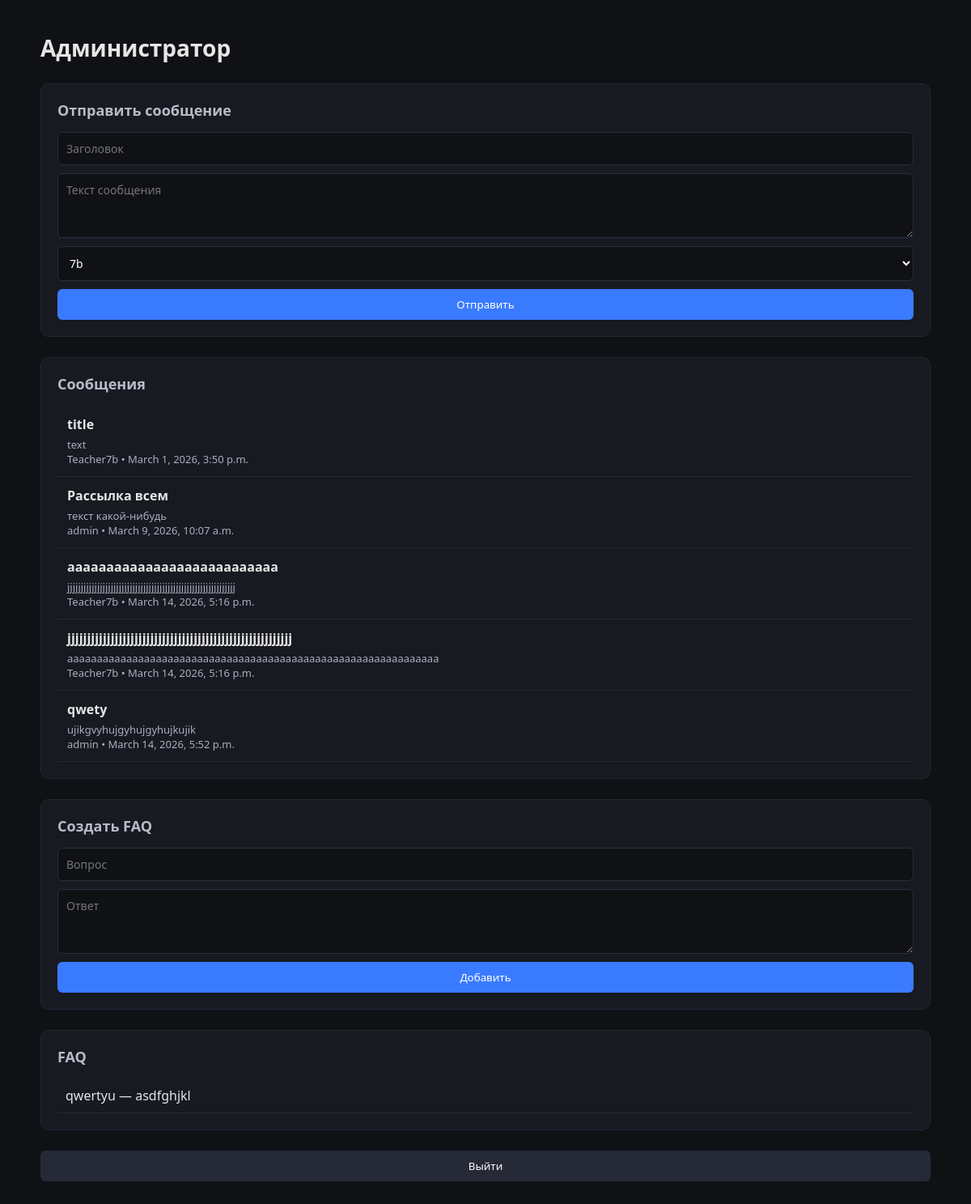
Page / (signed in) on the earlier database version.
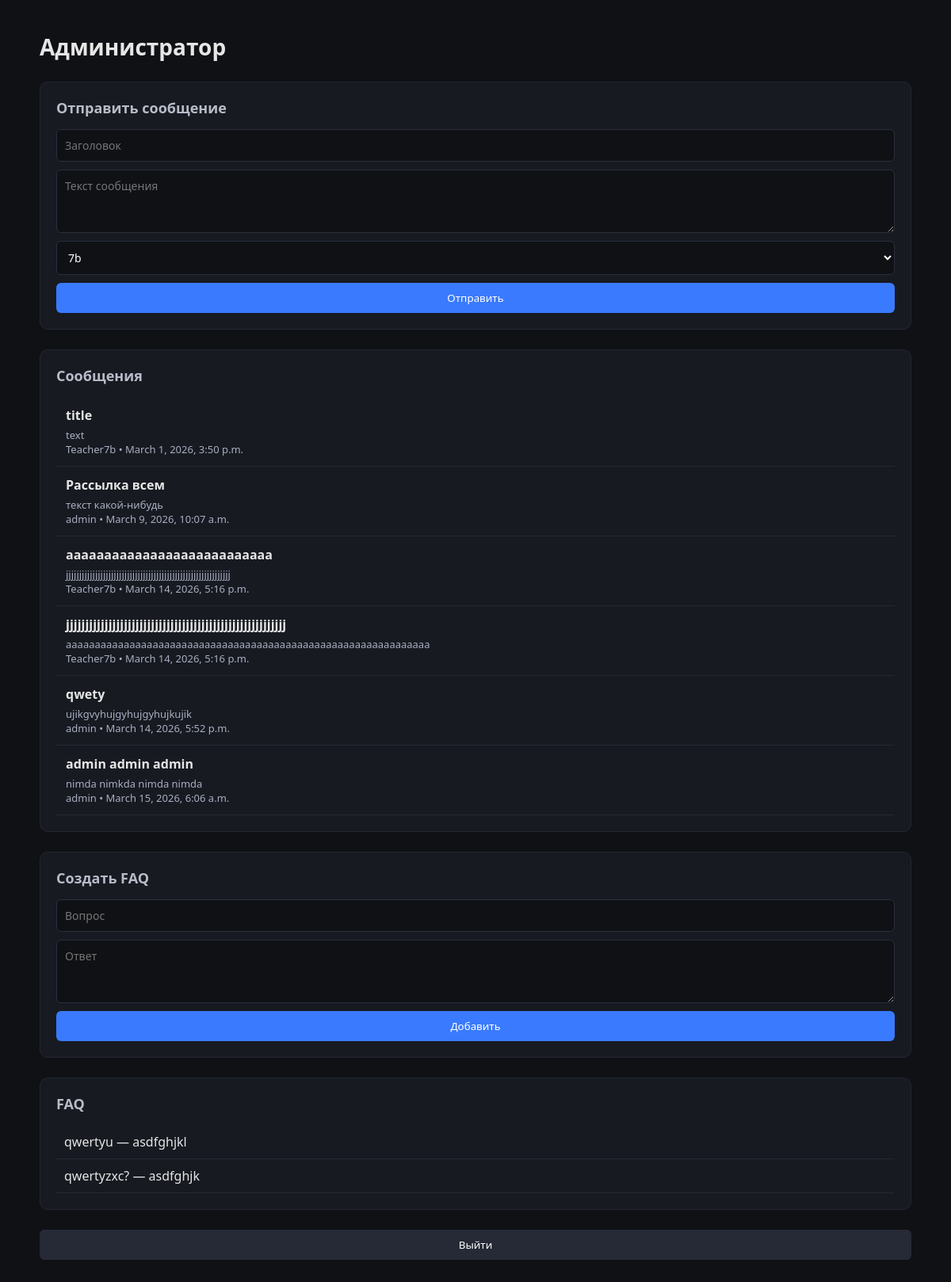
Same page on the later database version.
### core/models.py (models this page shows, shortened)
class Message(models.Model):
    author = models.ForeignKey("User", on_delete=models.CASCADE)
    title = models.CharField()
    text = models.TextField()
    time = models.DateTimeField(auto_now_add=True)
    SchoolClass = models.ForeignKey("SchoolClass", on_delete=models.CASCADE, blank=True, null=True, verbose_name="Выберите класс. Если оставить пустым - отправится всем")

class User(AbstractUser):
    ROLE_CHOICES = (
        ("admin", "админ"),
        ("teacher", "учитель"),
        ("parent", "родитель"),
        ("student", "ученик")
    )
    roles = models.CharField(max_length=50, choices=ROLE_CHOICES)
    def __str__(self):
        return self.username

class FAQ(models.Model):
    question = models.CharField()
    answer = models.TextField()

### core/views.py (the view, shortened to what this page needs)
# urls.py: path("", views.my_view, name = "my_view"),
@login_required
def my_view(request) -> HttpResponse | HttpResponseRedirect:
    if request.user.roles == "admin":
        messages = Message.objects.all()
        faq = FAQ.objects.all()
        classes = SchoolClass.objects.all()
        return render(
            request,
            "core/admin-template.html",
            {
                "messages": messages,
                "faqs": faq,
                "classes": classes
            }
        )
    return redirect("login")

### core/templates/core/admin-template.html (shortened to what this page needs)
<!DOCTYPE html>
<html>
<head>
{%load static%}
<link rel="stylesheet" href="{%static 'css/style.css'%}">
</head>
<body>
<div class="container">
<h1>Администратор</h1>
<div class="card">
<h2>Отправить сообщение</h2>
<form method="post">
<input type="text" name="title" placeholder="Заголовок">
<textarea name="text" placeholder="Текст сообщения"></textarea>
<select name="school_class">
{% for class in classes %}
<option value="{{class.id}}">{{class.name}}</option>
{% endfor %}
</select>
<button type="submit" name="message">Отправить</button>
</form>
</div>
<div class="card">
<h2>Сообщения</h2>
{% for message in messages %}
<div class="message">
<h3>{{message.title}}</h3>
<p>{{message.text}}</p>
<p>{{message.author}} • {{message.time}}</p>
</div>
{% endfor %}
</div>
<div class="card">
<h2>Создать FAQ</h2>
<form method="post">
<input type="text" name="question" placeholder="Вопрос">
<textarea name="answer" placeholder="Ответ"></textarea>
<button type="submit" name="faq">Добавить</button>
</form>
</div>
<div class="card">
<h2>FAQ</h2>
<ul class="list">
{% for faq in faqs %}
<li>{{faq.question}} — {{faq.answer}}</li>
{% endfor %}
</ul>
</div>
<form method="post" action="{%url 'logout'%}">
<button class="logout">Выйти</button>
</form>
</div>
</body>
</html>

Differences in the rows shown:
added Message: title "admin admin admin", text "nimda nimkda nimda nimda", author "admin", time "March 15, 2026, 6:06 a.m."
added FAQ: question "qwertyzxc?", answer "asdfghjk"
